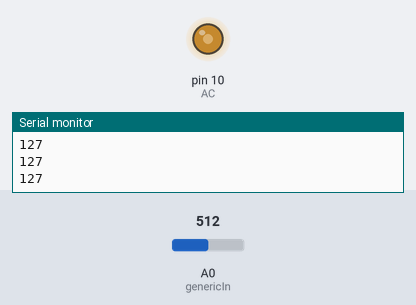
The sketch below on a simulated Arduino Uno, built with avr-gcc and run on an emulated ATmega328P. On the bench: output pins drawn as LEDs (lit = HIGH), the last lines printed to the serial monitor. The inputs (shaded band) are chosen by the test bench; at power-on: A0 (genericIn) = 512.

Above: at 1.2 s.
1.3 s: A0 (genericIn) set to 716
At 2.1 s:
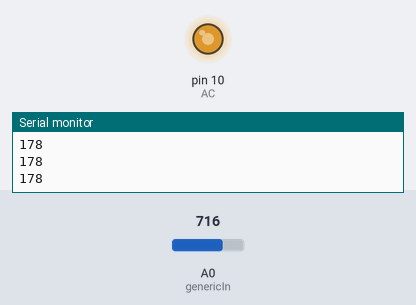
2.8 s: A0 (genericIn) set to 900
At 3.3 s:
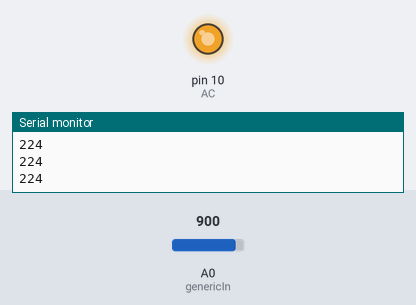
4.3 s: A0 (genericIn) set to 122
At 5.4 s:
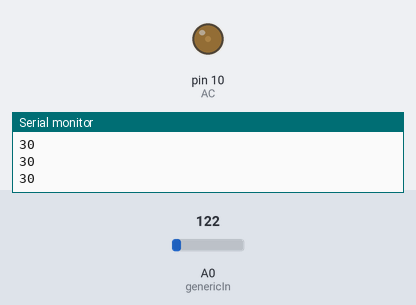
5.8 s: A0 (genericIn) set to 0
At 6.2 s:
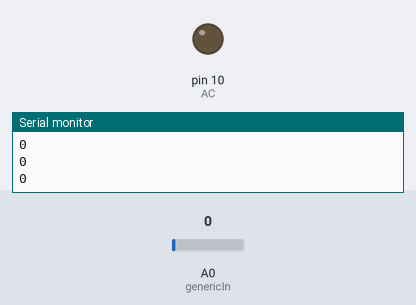
Timing chart, 0 to 8.3 s (numbered marks = the images above; inputs shaded):
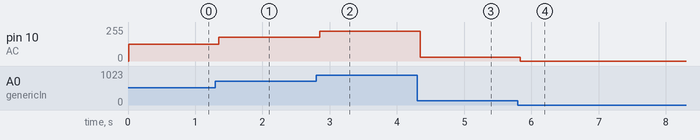

Measured:
- after the input at 1.3 s, pin 10 (AC): 127/255 → 178/255 after 0.05 s
- after the input at 2.8 s, pin 10 (AC): 178/255 → 224/255 after 0.05 s
- after the input at 4.3 s, pin 10 (AC): 224/255 → 30/255 after 0.05 s
- after the input at 5.8 s, pin 10 (AC): 30/255 → 0/255 at once

The sketch:

test_one.ino
```cpp
#define AC  10
#define genericIn A0
const int numReadings = 10;

int readings[numReadings];      // the readings from the analog input
int index = 0;                  // the index of the current reading
int total = 0;                  // the running total
int average = 0;                // the average


void setup() {

  pinMode(AC, OUTPUT);
  pinMode(genericIn, INPUT);
  Serial.begin(9600);
  Serial.println("Ready");

    for (int thisReading = 0; thisReading < numReadings; thisReading++)
    readings[thisReading] = 0;
}

void loop(){
        total= total - readings[index];
  // read from the sensor:
  readings[index] = analogRead(genericIn);
  // add the reading to the total:
  total= total + readings[index];
  // advance to the next position in the array:
  index = index + 1;

  // if we're at the end of the array...
  if (index >= numReadings)
    // ...wrap around to the beginning:
    index = 0;

  // calculate the average:
  average = total / numReadings;
  // send it to the computer as ASCII digits

  delay(1);        // delay in

  int maped =  map(average, 0, 1023, 0, 255);

  analogWrite(AC, maped);
 Serial.println(maped);
}
```
